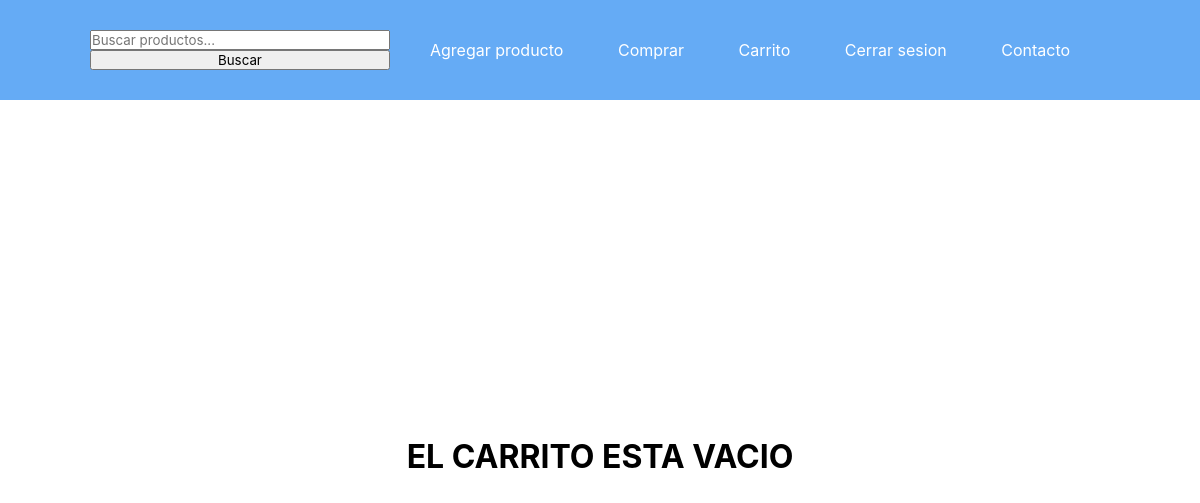
Page /cart/ (signed in) on the earlier database version.
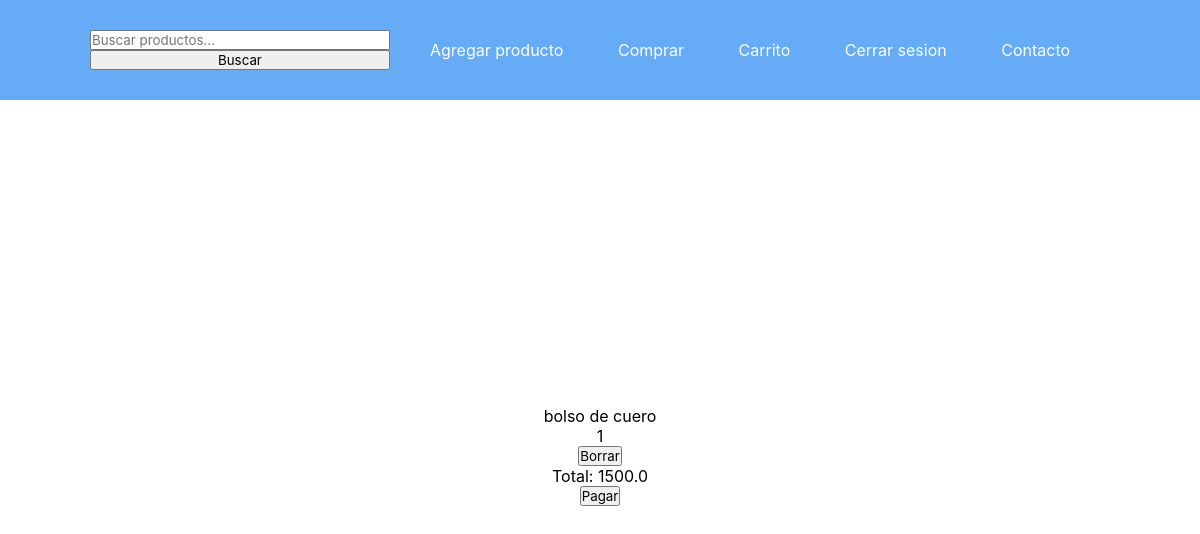
Same page on the later database version.
### ecommerce/models.py (models this page shows, shortened)
class carrito(models.Model):
    nom_prod = models.TextField(max_length=200)
    cant_prod = models.IntegerField()
    precio_prod = models.FloatField()

### ecommerce/views.py (the view)
# urls.py: path('cart/', views.cart, name="cart"),
@login_required
def cart(request):
    total = 0
    prods = carrito.objects.all()
    for prod in prods:
        total += prod.precio_prod
    return render(request, 'addToCart.html',{
        'prods': prods,
        'total': total
    })

### ecommerce/templates/addToCart.html (shortened to what this page needs)
{% extends 'base.html' %}
{% load static %}
    {% block content %}
    <main>
        {% for prod in prods %}
            <p>{{prod.nom_prod}}</p>
            <p>{{prod.cant_prod}}</p>
            <form action="{% url 'deleteFromCart' prod.nom_prod %}" method="POST">
                <button>
                    Borrar
                </button>
            </form>
        {% endfor %}
        {% if total != 0%}
            <p>Total: {{total}}</p>
            <form action="{% url 'paypal' %}">
                <button>
                    Pagar
                </button>
            </form>
        {% else %}
            <h1>EL CARRITO ESTA VACIO</h1>
        {% endif %}
    </main>
    {% endblock content %}

Differences in the rows shown:
added carrito: nom_prod "bolso de cuero", cant_prod "1"
Other differences:
{{ total }}: (not shown) → "1500.0"
text no longer shown: "EL CARRITO ESTA VACIO"
text now shown: "Total: Pagar"
